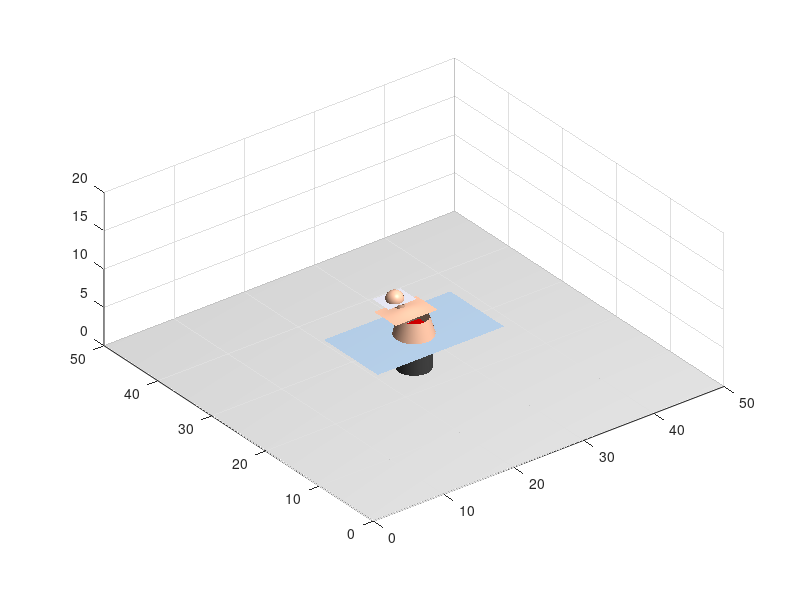

Write the MATLAB code that produced this figure. (Note: this script raises an error after producing the figure.)
clc
clear
close all

global robots handles

%% ================= ROBOT DATA =================

robots = [ ...
    struct('x',10,'y',10,'angle',0,'height',11), ...
    struct('x',40,'y',10,'angle',0,'height',11), ...
    struct('x',10,'y',40,'angle',0,'height',11), ...
    struct('x',40,'y',40,'angle',0,'height',11) ...
];

%% ================= FIGURE =================

figure('KeyPressFcn',@moveRobot,'Color','k')

hold on
grid on
view(3)
axis equal
axis([0 50 0 50 0 20])

xlabel('X','Color','w')
ylabel('Y','Color','w')
zlabel('Z','Color','w')

title('Surgical Robot Operating Room','Color','w')

%% ================= FLOOR =================

[X,Y] = meshgrid(0:50,0:50);
Z = zeros(size(X));
surf(X,Y,Z,'FaceColor',[0.85 0.85 0.85],'EdgeColor','none')

%% ================= OPERATION TABLE =================

centerX = 25;
centerY = 25;

[x,y,z] = cylinder([2.2 2.2],40);
z = z*4;
surf(x+centerX,y+centerY,z,...
'FaceColor',[0.3 0.3 0.3],...
'EdgeColor','none')

[Xt,Yt] = meshgrid(-9:0.4:9,-5:0.4:5);
Zt = ones(size(Xt))*4.3;
surf(Xt+centerX,Yt+centerY,Zt,...
'FaceColor',[0.7 0.8 0.9],...
'EdgeColor','none')

%% ================= REALISTIC PATIENT =================

px = centerX;
py = centerY;
pz = 4.3;

skinColor = [1 0.78 0.66];

% ===== TORSO (tapered) =====
r1 = 2.5;
r2 = 1.8;
[tx,ty,tz] = cylinder([r1 r2],50);
tz = tz * 2.2;

surf(tx+px, ty+py, tz+pz,...
'FaceColor',skinColor,...
'EdgeColor','none')

% ===== SHOULDERS =====
[Xs,Ys] = meshgrid(-3:0.2:3,-2:0.2:2);
Zs = 0.3*exp(-0.2*(Xs.^2 + (Ys*1.5).^2));

surf(Xs+px, Ys+(py+1.5), Zs+pz+2.2,...
'FaceColor',skinColor,...
'EdgeColor','none')

% ===== NECK =====
[nx,ny,nz] = cylinder([0.6 0.6],30);
nz = nz * 0.6;

surf(nx+px, ny+(py+2.6), nz+pz+2.2,...
'FaceColor',skinColor,...
'EdgeColor','none')

% ===== HEAD =====
[hsx,hsy,hsz] = sphere(40);
headRadius = 1.1;

surf(headRadius*hsx + px,...
     headRadius*hsy + (py+3.6),...
     headRadius*hsz + pz + 2.8,...
'FaceColor',skinColor,...
'EdgeColor','none')

% ===== PILLOW =====
[Xp,Yp] = meshgrid(-2:0.2:2,-1.5:0.2:1.5);
Zp = 0.3*ones(size(Xp));

surf(Xp+px, Yp+(py+3.6), Zp+pz+2.5,...
'FaceColor',[0.9 0.9 0.95],...
'EdgeColor','none')

% ===== SURGICAL AREA =====
[Xm,Ym] = meshgrid(-1.2:0.1:1.2,-0.6:0.1:0.6);
Zm = 0.05*exp(-2*(Xm.^2 + Ym.^2));

surf(Xm+px, Ym+py, Zm+pz+1.2,...
'FaceColor',[0.8 0 0],...
'EdgeColor','none')

camlight
lighting gouraud
material([0.3 0.8 0.2])

%% ================= DRAW ALL ROBOTS =================

handles = cell(1,length(robots));

for i = 1:length(robots)
    r = robots(i);
    handles{i} = drawRobot(r.x, r.y, r.angle, r.height);
end

%%%%%%%%%%%%%%%%%%%%%%%%%%%%%%%%%%%%%%%%%%%%%%%%%%%%%%%%%%%

function h = drawRobot(px,py,angle,toolH)

% BASE
[x,y,z] = cylinder([1.8 1.8],40);
z = z*1;
h(1) = surf(x+px,y+py,z,...
'FaceColor',[0.2 0.2 0.2],'EdgeColor','none');

% COLUMN
[x,y,z] = cylinder([0.6 0.6],40);
z = z*6 + 1;
h(2) = surf(x+px,y+py,z,...
'FaceColor',[0.8 0.8 0.8],'EdgeColor','none');

% ARM
armLength = 4;

x1 = px;
y1 = py;
z1 = 7;

x2 = px + armLength*cosd(angle);
y2 = py + armLength*sind(angle);
z2 = toolH;

h(3) = plot3([x1 x2],[y1 y2],[z1 z2],...
'Color',[0 0.6 1],'LineWidth',6);

% ===== NEEDLE =====
needleAngle = 220;
needleLength = 1.5;

[nx,ny,nz] = cylinder([0.1 0.1],20);
nz = nz * needleLength;

rx = nx*cosd(needleAngle) - ny*sind(needleAngle);
ry = nx*sind(needleAngle) + ny*cosd(needleAngle);

h(4) = surf(rx + x2, ry + y2, nz + z2,...
'FaceColor',[0.9 0.9 0.9],'EdgeColor','none');

[tx,ty,tz] = cylinder([0.15 0],20);
tz = tz * 0.5;

rx2 = tx*cosd(needleAngle) - ty*sind(needleAngle);
ry2 = tx*sind(needleAngle) + ty*cosd(needleAngle);

h(5) = surf(rx2 + x2, ry2 + y2, tz + z2 + needleLength,...
'FaceColor',[1 0 0],'EdgeColor','none');

end

%%%%%%%%%%%%%%%%%%%%%%%%%%%%%%%%%%%%%%%%%%%%%%%%%%%%%%%%%%%

function moveRobot(~,event)

global robots handles

step = 1;
angleStep = 5;
heightStep = 0.5;

centerX = 25;
centerY = 25;

for i = 1:length(robots)

    r = robots(i);

    dx = r.x - centerX;
    dy = r.y - centerY;

    dist = sqrt(dx^2 + dy^2);

    if dist ~= 0
        ux = dx / dist;
        uy = dy / dist;
    else
        ux = 0;
        uy = 0;
    end

    switch event.Key

        case 'w'
            r.x = r.x - ux * step;
            r.y = r.y - uy * step;

        case 's'
            r.x = r.x + ux * step;
            r.y = r.y + uy * step;

        case 'a'
            theta = atan2d(dy, dx) + 5;
            r.x = centerX + dist*cosd(theta);
            r.y = centerY + dist*sind(theta);

        case 'd'
            theta = atan2d(dy, dx) - 5;
            r.x = centerX + dist*cosd(theta);
            r.y = centerY + dist*sind(theta);

        case 'j'
            r.angle = r.angle + angleStep;

        case 'l'
            r.angle = r.angle - angleStep;

        case 'n'
            r.height = r.height + heightStep;

        case 'm'
            r.height = r.height - heightStep;

        otherwise
            return
    end

    robots(i) = r;

    delete(handles{i})
    handles{i} = drawRobot(r.x, r.y, r.angle, r.height);

end

drawnow

end
